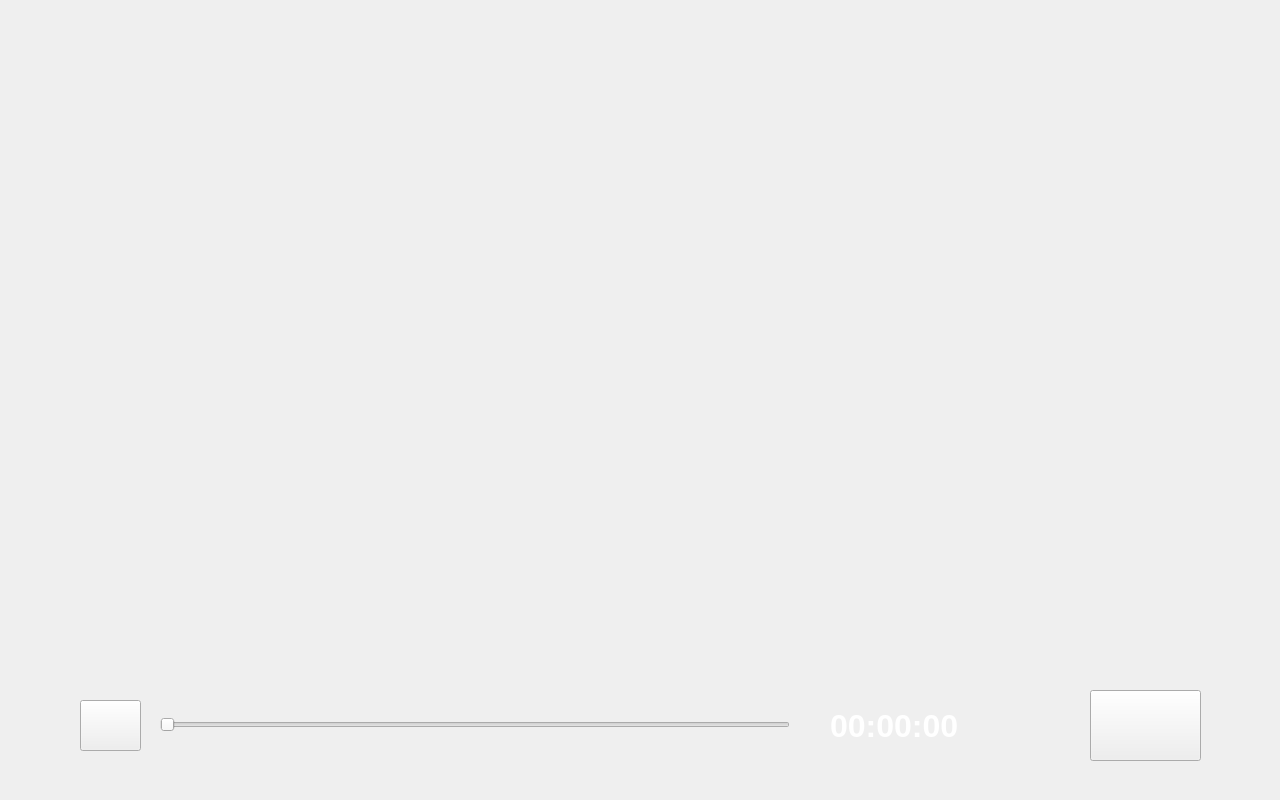
<?xml version="1.0" encoding="UTF-8"?>
<ui version="4.0">
 <class>videoshow_sel</class>
 <widget class="QWidget" name="videoshow_sel">
  <property name="geometry">
   <rect>
    <x>0</x>
    <y>0</y>
    <width>1280</width>
    <height>800</height>
   </rect>
  </property>
  <property name="windowTitle">
   <string>Form</string>
  </property>
  <property name="styleSheet">
   <string notr="true"/>
  </property>
  <widget class="QPushButton" name="m_pBtn_Pause">
   <property name="geometry">
    <rect>
     <x>80</x>
     <y>700</y>
     <width>61</width>
     <height>51</height>
    </rect>
   </property>
   <property name="styleSheet">
    <string notr="true">border-image: url(:/tu/Res/Video/videoplayer_pause.png);</string>
   </property>
   <property name="text">
    <string/>
   </property>
  </widget>
  <widget class="QSlider" name="m_pSlider_Progress">
   <property name="geometry">
    <rect>
     <x>160</x>
     <y>690</y>
     <width>630</width>
     <height>70</height>
    </rect>
   </property>
   <property name="orientation">
    <enum>Qt::Horizontal</enum>
   </property>
  </widget>
  <widget class="QLabel" name="m_pLb_Time">
   <property name="geometry">
    <rect>
     <x>830</x>
     <y>690</y>
     <width>171</width>
     <height>71</height>
    </rect>
   </property>
   <property name="styleSheet">
    <string notr="true">color:white;font-size: 32px;font: bold;</string>
   </property>
   <property name="text">
    <string>00:00:00</string>
   </property>
  </widget>
  <widget class="QPushButton" name="m_pBtn_Return">
   <property name="geometry">
    <rect>
     <x>1090</x>
     <y>690</y>
     <width>111</width>
     <height>71</height>
    </rect>
   </property>
   <property name="styleSheet">
    <string notr="true">border-image: url(:/tu/Res/returnl.png);</string>
   </property>
   <property name="text">
    <string/>
   </property>
  </widget>
  <widget class="QLabel" name="label">
   <property name="geometry">
    <rect>
     <x>0</x>
     <y>0</y>
     <width>1280</width>
     <height>800</height>
    </rect>
   </property>
   <property name="text">
    <string/>
   </property>
  </widget>
 </widget>
 <resources/>
 <connections/>
</ui>
